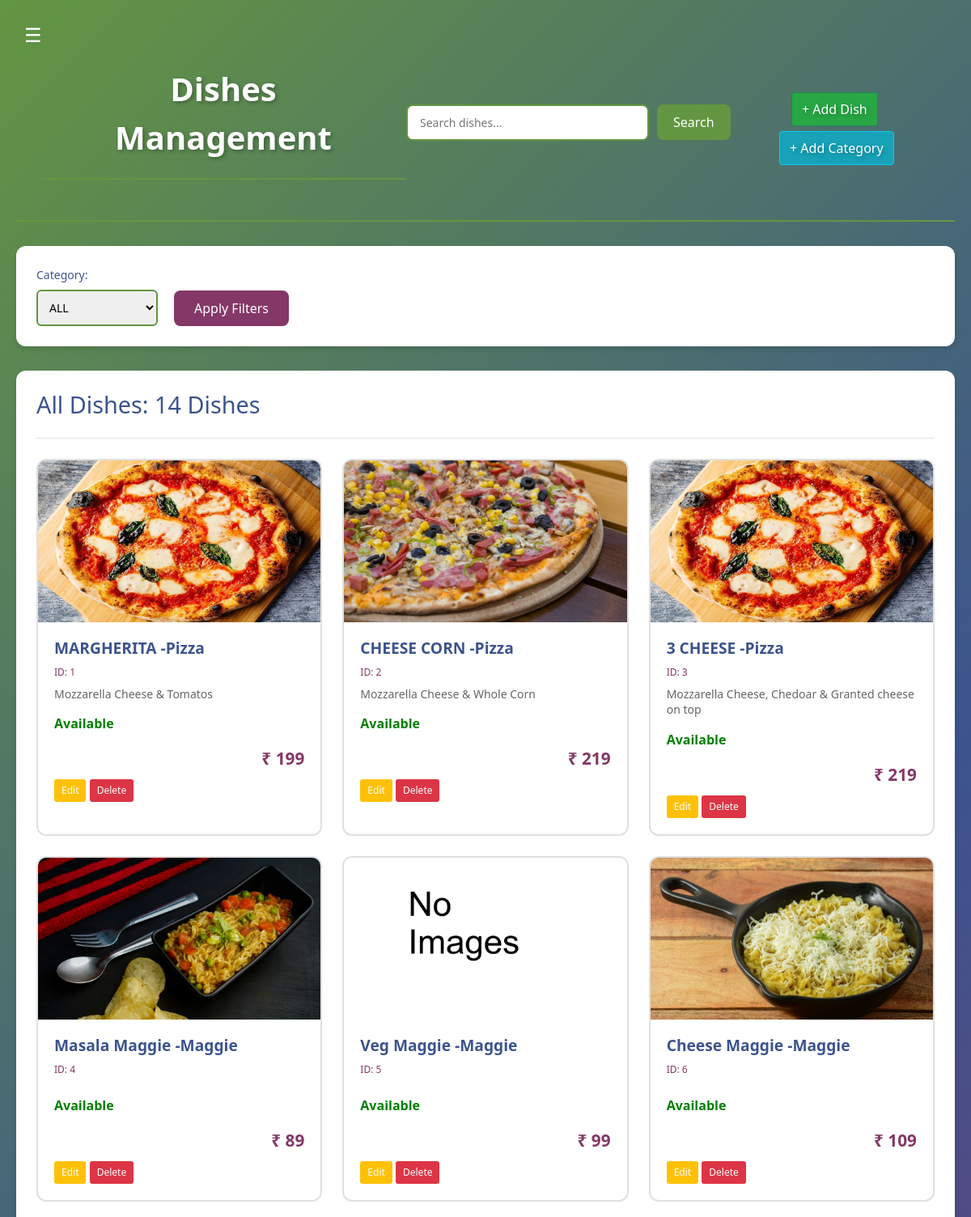
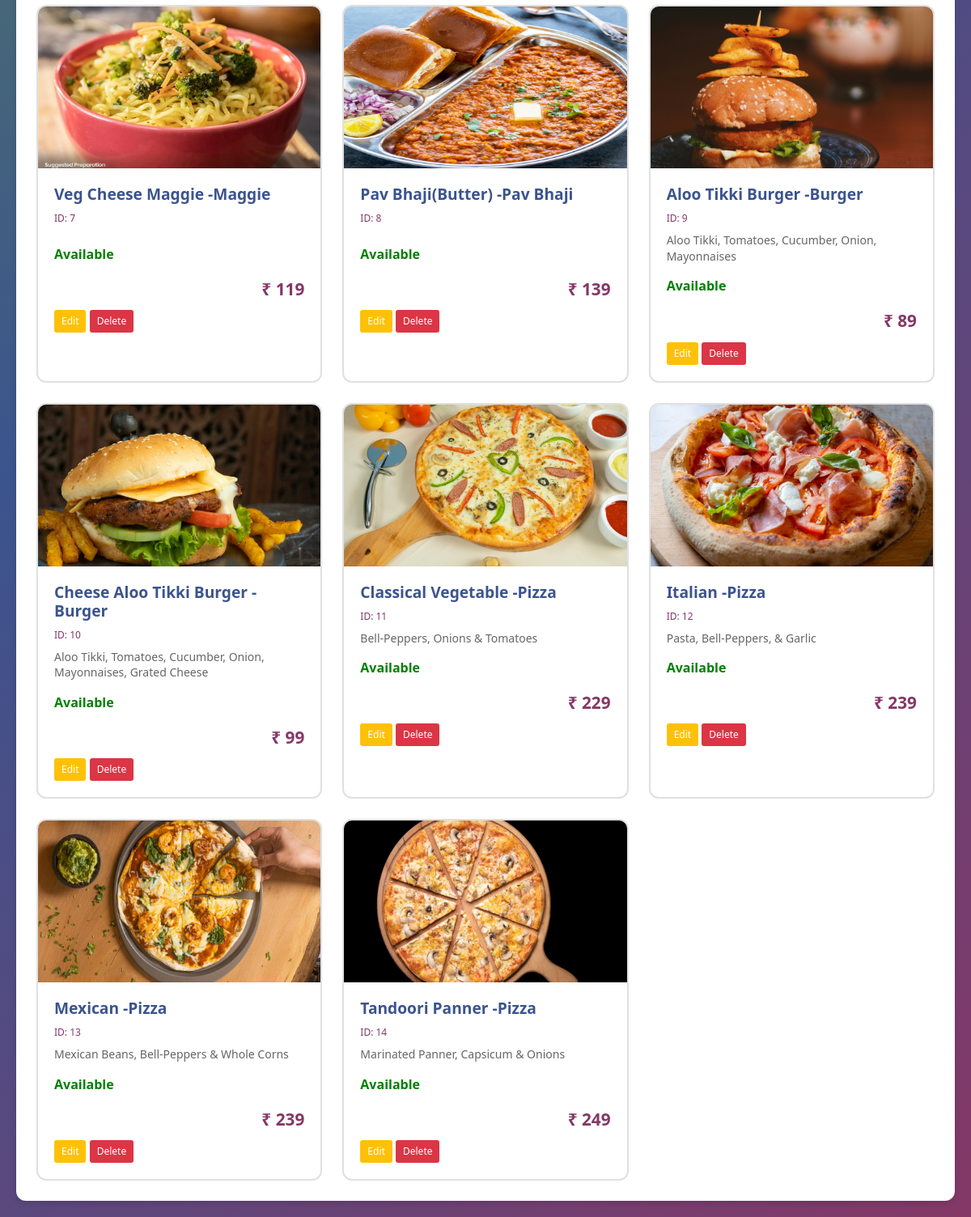
/order/dishes/ (signed in), run on the app's committed database (2 pictures, top to bottom).
### Order/models.py (models this page shows, shortened)
class Dishes(models.Model):
    ch = [("SG", "Signature"), ("SP", "Spicy"), ("SP", "Special")]
    category = models.ForeignKey(Categories, on_delete=models.CASCADE)
    dish_name = models.CharField(max_length=150)
    receipe = models.TextField(blank=True, null=True)
    price = models.IntegerField()
    optional = models.CharField(choices=ch, null=True, blank=True, max_length=100)
    is_available = models.BooleanField(default=True)
    dish_image = models.ImageField(upload_to="Images", null=True, blank=True, default='Images/default.png')

class Categories(models.Model):
    category_name = models.CharField(max_length=100)
    added_date = models.TimeField(auto_now_add=True)

### Order/views.py (the view, shortened to what this page needs)
# urls.py: path('dishes/', views.dishes, name='dishes'),
def dishes(request):
    cashier_id = request.session.get('cashier_id')
    is_admin = request.user.is_authenticated and request.user.is_superuser
    if not cashier_id and not is_admin:
        messages.error(request, "Please login first.")
        return redirect('login')
    dishes = Dishes.objects.all()
    Category = Categories.objects.all()
    is_search = ''
    is_filter = ''
    ct = [{'category':'ALL','id':0}]
    for c in Category:
        ct.append({'category':c.category_name,'id':c.id})
    dish_list = []
    for dish in dishes:
        dish_list.append({
            'id': dish.id,
            'name': dish.dish_name,
            'image': dish.dish_image,
            'price': dish.price,
            'category': dish.category.category_name,
            'is_available': dish.is_available,
            'receipe': dish.receipe
        })
    length = len(dish_list)
    data = {'categories':ct, 'dishes':dish_list,'is_search':is_search,'is_filter':is_filter, 'is_admin':is_admin}
    return render(request, 'billing/dish.html', {'title':'Dish manager', 'data':data, 'length':length})

### templates/billing/dish.html (shortened to what this page needs)
{% extends "billing/base1.html" %}
{% load static %}
{% block content %}
  <button class="toggle-btn" onclick="toggleSidebar()" style="position: absolute; left: 15px; top: 15px; z-index: 1000; background: none; border: none; color: white; font-size: 24px; cursor: pointer;">☰</button>
    <div class="main-container">
    <header>
      <header class="page-title">Dishes Management</header>
      <div class="header-actions">
        <form class="search-form" method="POST" action="{% url 'dishes' %}">
          <input type="text" name="search" id="searchInput" placeholder="Search dishes..." class="search-input">
          <button type="submit" class="search-btn btn btn-primary">Search</button>
        </form>
        {% if data.is_admin %}
        <div style="margin-top: 10px;">
          <a href="{% url 'add_dish' %}" class="btn btn-success" style="padding: 8px 12px; text-decoration: none; color: white; background-color: #28a745; border-radius: 4px; margin-right: 5px;">+ Add Dish</a>
          <a href="{% url 'add_category' %}" class="btn btn-info" style="padding: 8px 12px; text-decoration: none; color: white; background-color: #17a2b8; border-radius: 4px;">+ Add Category</a>
        </div>
        {% endif %}
      </div>
    </header>
    <div class="content">
      <div class="filters-section">
        <form class="filter-form" method="POST" action="{% url 'dishes' %}">
          <div class="filter-group">
            <label for="categoryFilter">Category:</label>
            <select id="categoryFilter" name="category">
              {% for ct in  data.categories %}
              <option value="{{ct.id}}">{{ct.category}}</option>
              {% endfor %}
            </select>
          </div>
          <button type="submit" class="filter-btn">Apply Filters</button>
        </form>
      </div>
      <div class="dishes-section">
        <div class="section-header">
            {% if data.is_search %}
            <h2 id="dishCount">Found {{length}} dishes for search: '{{data.is_search}}'</h2>
            {% elif data.is_filter %}
            <h2 id="dishCount">Filtered {{length}} dishes found</h2>
          {% else %}
            <h2 id="dishCount">All Dishes: {{length}} Dishes</h2>
          {% endif %}
        </div>
        <div class="dishes-grid" id="dishesGrid">
          {% for dish in data.dishes %}
          <div class="dish-card">
            {% if dish.image %}
                <img src="{{ dish.image.url }}" alt="{{ dish.name }}" class="dish-image" loading="lazy">
            {% else %}
                <img src="{% static 'Images/default.png' %}" alt="No Image" class="dish-image" loading="lazy">
            {% endif %}
            <div class="dish-info">
              <div class="dish-header">
                <h3 class="dish-name">{{dish.name}} -{{dish.category}}</h3>
              </div>
              <div class="dish-id">ID: {{dish.id}}</div>
              <p class="dish-recipe"> {{dish.receipe}}</p>
              <div class="dish-availability">
                {% if dish.is_available %}
                  <p class="is_available">Available</p>
                {% else %}
                  <p class="not-available">Not Available</p>
                {% endif %}
              </div>
              <div class="dish-price">₹ {{dish.price}}</div>
              {% if data.is_admin %}
              <div class="dish-actions" style="margin-top: 10px;">
                <a href="{% url 'edit_dish' dish.id %}" class="btn btn-sm" style="color: white; background-color: #ffc107; padding: 4px 8px; border-radius: 3px; text-decoration: none; font-size: 12px;">Edit</a>
                <a href="{% url 'delete_dish' dish.id %}" class="btn btn-sm" style="color: white; background-color: #dc3545; padding: 4px 8px; border-radius: 3px; text-decoration: none; font-size: 12px;">Delete</a>
              </div>
              {% endif %}
            </div>
          </div>
          {% endfor %}
        </div>
      </div>
    </div>
  </div>
{% endblock %}

### static/Billing/css/dish.css (style rules this page uses)
body { background: linear-gradient(135deg, #639641, #3b548e, #843867); color: #f8f9fa; font-family: 'Segoe UI', Tahoma, Geneva, Verdana, sans-serif; }
header { text-align: center; padding: 30px; color: #fff; font-size: 2rem; font-weight: bold; text-shadow: 2px 2px 5px rgba(0, 0, 0, 0.3); }
body { margin: 0; font-family: Arial, sans-serif; }
.toggle-btn { font-size: 26px; cursor: pointer; background: #1e293b00; color: #fff; padding: 10px 15px; border: none; position: fixed; top: 15px; left: 15px; z-index: 1100; border-radius: 5px; }
* { margin: 0; padding: 0; box-sizing: border-box; }
body { font-family: 'Segoe UI', Tahoma, Geneva, Verdana, sans-serif; background-color: #f5f5f5; color: #333; }
.main-container { max-width: 1400px; margin: 0 auto; padding: 20px; }
header { display: flex; justify-content: space-between; align-items: center; margin-bottom: 30px; padding-bottom: 20px; border-bottom: 2px solid #639641; }
.page-title { font-size: 2.5rem; color: #ffffff; font-weight: 600; }
.header-actions { display: flex; gap: 15px; }
.search-form { display: flex; gap: 10px; align-items: center; }
.search-input { padding: 10px 15px; border: 2px solid #639641; border-radius: 8px; font-size: 14px; width: 300px; outline: none; transition: border-color 0.3s; }
.search-btn { padding: 10px 20px; background-color: #639641; color: white; border: none; border-radius: 8px; cursor: pointer; font-weight: 500; transition: background-color 0.3s; }
.content { display: flex; flex-direction: column; gap: 30px; }
.filters-section { background: white; padding: 25px; border-radius: 12px; box-shadow: 0 4px 6px rgba(0, 0, 0, 0.1); }
.filter-form { display: flex; gap: 20px; align-items: end; flex-wrap: wrap; }
.filter-group { display: flex; flex-direction: column; gap: 8px; min-width: 150px; }
.filter-group label { font-weight: 500; color: #3b548e; font-size: 14px; }
.filter-group select, .filter-group input { padding: 10px; border: 2px solid #639641; border-radius: 6px; font-size: 14px; outline: none; transition: border-color 0.3s; }
.filter-btn { padding: 10px 25px; background-color: #843867; color: white; border: none; border-radius: 8px; cursor: pointer; font-weight: 500; transition: background-color 0.3s; height: fit-content; }
.dishes-section { background: white; padding: 25px; border-radius: 12px; box-shadow: 0 4px 6px rgba(0, 0, 0, 0.1); }
.section-header { display: flex; justify-content: space-between; align-items: center; margin-bottom: 25px; padding-bottom: 15px; border-bottom: 1px solid #e0e0e0; }
.section-header h2 { color: #3b548e; font-size: 1.8rem; }
.dishes-grid { display: grid; grid-template-columns: repeat(auto-fill, minmax(320px, 1fr)); gap: 25px; }
.dish-card { border: 2px solid #e0e0e0; border-radius: 12px; overflow: hidden; background: white; transition: all 0.3s ease; position: relative; }
.dish-image { width: 100%; height: 200px; object-fit: cover; background-color: #f0f0f0; }
.dish-info { padding: 20px; }
.dish-header { display: flex; justify-content: space-between; align-items: flex-start; margin-bottom: 10px; }
.dish-name { font-size: 1.2rem; font-weight: 600; color: #3b548e; margin: 0; }
.dish-id { font-size: 12px; color: #843867; font-weight: 500; margin-bottom: 8px; }
.dish-recipe { color: #666; font-size: 14px; line-height: 1.4; margin-bottom: 15px; display: -webkit-box; -webkit-line-clamp: 3; -webkit-box-orient: vertical; overflow: hidden; }
.dish-price { font-size: 1.3rem; font-weight: 700; color: #843867; text-align: right; }
.is_available { color: green; font-weight: bold; }

### data on the page
Dishes: name "MARGHERITA", receipe "Mozzarella Cheese & Tomatos"
Categories: category "Pizza" "Pizza" "Pizza" "Pizza" "Pizza" "Pizza" "Pizza"
Dishes: name "CHEESE CORN", receipe "Mozzarella Cheese & Whole Corn"
Dishes: name "3 CHEESE", receipe "Mozzarella Cheese, Chedoar & Granted cheese on top"
Dishes: name "Masala Maggie"
Categories: category "Maggie" "Maggie" "Maggie" "Maggie"
Dishes: name "Veg Maggie"
Dishes: name "Cheese Maggie"
Dishes: name "Veg Cheese Maggie"
Dishes: name "Pav Bhaji(Butter)"
Categories: category "Pav Bhaji"
Dishes: name "Aloo Tikki Burger", receipe "Aloo Tikki, Tomatoes, Cucumber, Onion, Mayonnaises"
Categories: category "Burger" "Burger"
Dishes: name "Cheese Aloo Tikki Burger", receipe "Aloo Tikki, Tomatoes, Cucumber, Onion, Mayonnaises, Grated Cheese"
Dishes: name "Classical Vegetable", receipe "Bell-Peppers, Onions & Tomatoes"
Dishes: name (picture), name "Italian", receipe "Pasta, Bell-Peppers, & Garlic"
Dishes: name (picture), name "Mexican", receipe "Mexican Beans, Bell-Peppers & Whole Corns"
Dishes: name "Tandoori Panner", receipe "Marinated Panner, Capsicum & Onions"

### other printed values
{{ length }} "14"
{{ dish.id }} "1" "2" "3" "4" "5" "6" "7" "8" "9" "10" "11" "12" "13" "14"
{{ dish.price }} "199" "219" "219" "89" "99" "109" "119" "139" "89" "99" "229" "239" "239" "249"
form field category "ALL"
